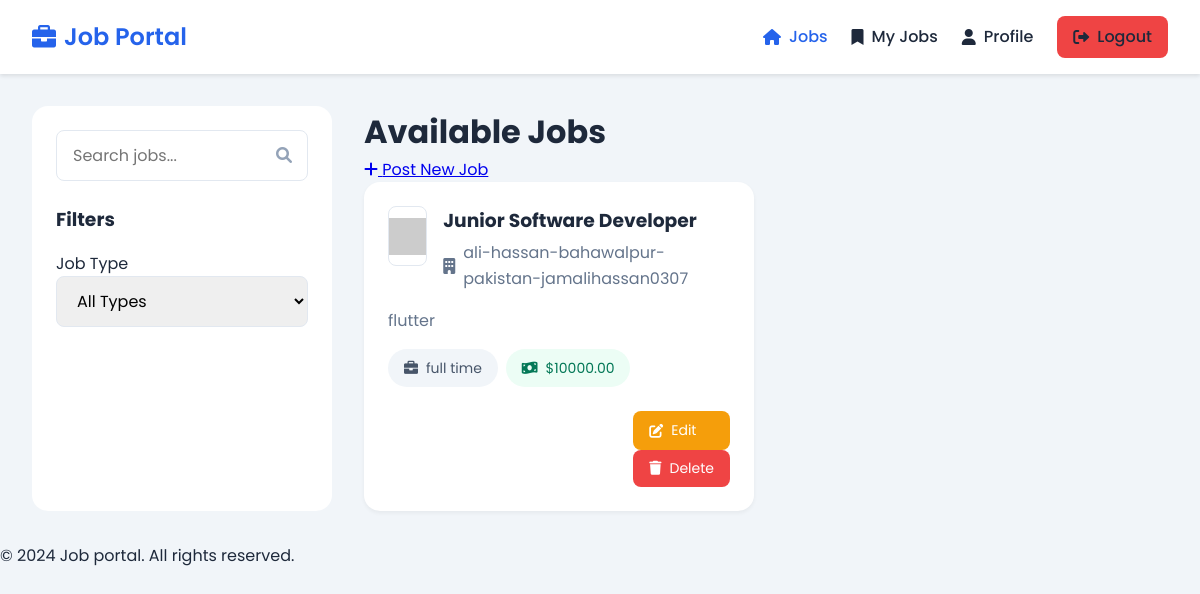
Before: / (signed in) with the older database file.
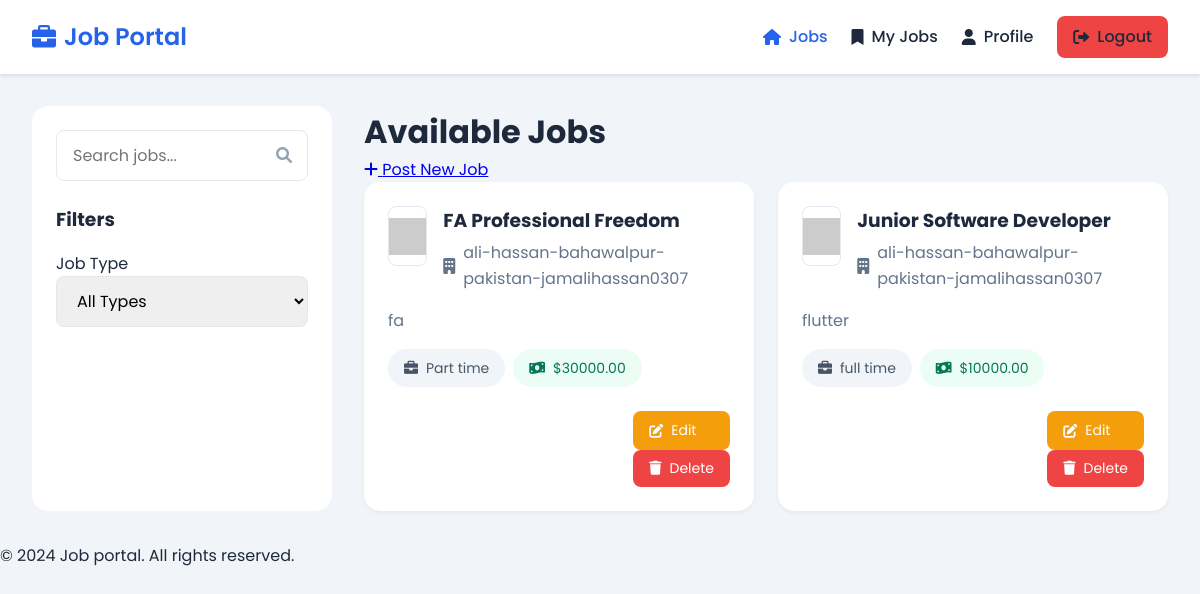
After: the same page with the newer database file.
### myapp/models.py (models this page shows, shortened)
class Job(models.Model):
    title = models.CharField(max_length=100)
    description = models.TextField()
    company = models.CharField(max_length=100)
    logo = models.TextField(null=True, blank=True)
    jobType = models.CharField(max_length=50)
    salary = models.DecimalField(max_digits=10, decimal_places=2)
    createdAt = models.BigIntegerField()
    user = models.ForeignKey(User, on_delete=models.CASCADE)

### myapp/views.py (the view)
# urls.py: 2. Add a URL to urlpatterns:  path('', views.home, name='home')
@login_required
def home(request):
    jobs = Job.objects.all().order_by('-createdAt')
    return render(request, 'home.html', {'jobs': jobs})

### templates/home.html (shortened to what this page needs)
{% extends 'base.html' %}
{% block content %}
<div class="dashboard">
  <div class="sidebar">
    <div class="search-box">
      <input type="text" placeholder="Search jobs..." id="searchJobs" />
      <i class="fas fa-search"></i>
    </div>
    <div class="filters">
      <h3>Filters</h3>
      <div class="filter-group">
        <label>Job Type</label>
        <select id="filterJobType">
          <option value="">All Types</option>
        </select>
      </div>
    </div>
  </div>
  <div class="main-content">
    <div class="page-header">
      <h1>Available Jobs</h1>
      {% if user.role.name == 'admin' %}
      <div class="admin-controls">
        <a href="{% url 'post_job' %}" class="add-job-btn">
          <i class="fas fa-plus"></i> Post New Job
        </a>
      </div>
      {% endif %}
    </div>
    <div class="jobs-grid">
      {% for job in jobs %}
      <div class="job-card">
        <div class="job-card-header">
          <div class="job-logo">
            <img src="{{ job.logo|default:'https://via.placeholder.com/60' }}"
                 alt="{{ job.company }}"
                 onerror="this.src='https://via.placeholder.com/60'">
          </div>
          <div class="job-title">
            <h3>{{ job.title }}</h3>
            <div class="job-company">
              <i class="fas fa-building"></i>
              {{ job.company }}
            </div>
          </div>
        </div>
        <div class="job-body">
          <p class="job-description">{{ job.description }}</p>
          <div class="job-meta">
            <div class="job-tags">
              <span class="job-tag">
                <i class="fas fa-briefcase"></i>
                {{ job.jobType }}
              </span>
              <span class="job-tag salary-tag">
                <i class="fas fa-money-bill-wave"></i>
                ${{ job.salary }}
              </span>
            </div>
          </div>
        </div>
        <div class="job-footer">
          {% if user.role.name == 'admin' %}
          <div class="job-actions">
            <a href="{% url 'edit_job' job.id %}" class="action-btn edit-btn">
              <i class="fas fa-edit"></i> Edit
            </a>
            <form method="POST" action="{% url 'delete_job' job.id %}" style="display: inline;">
              <button type="submit" class="action-btn delete-btn" onclick="return confirm('Are you sure you want to delete this job?')">
                <i class="fas fa-trash"></i> Delete
              </button>
            </form>
          </div>
          {% else %}
          <a href="{% url 'apply_job' job.id %}" class="action-btn apply-btn">
            <i class="fas fa-paper-plane"></i> Apply Now
          </a>
          {% endif %}
        </div>
      </div>
      {% empty %}
      <div class="no-jobs-found">
        <i class="fas fa-search"></i>
        <h3>No jobs found</h3>
        <p>Try adjusting your search criteria</p>
      </div>
      {% endfor %}
    </div>
  </div>
</div>
{% endblock %}

Changed rows visible on the page:
added Job: title "FA Professional Freedom", company "ali-hassan-bahawalpur-pakistan-jamalihassan0307", description "fa", jobType "Part time", salary "30000.00"
